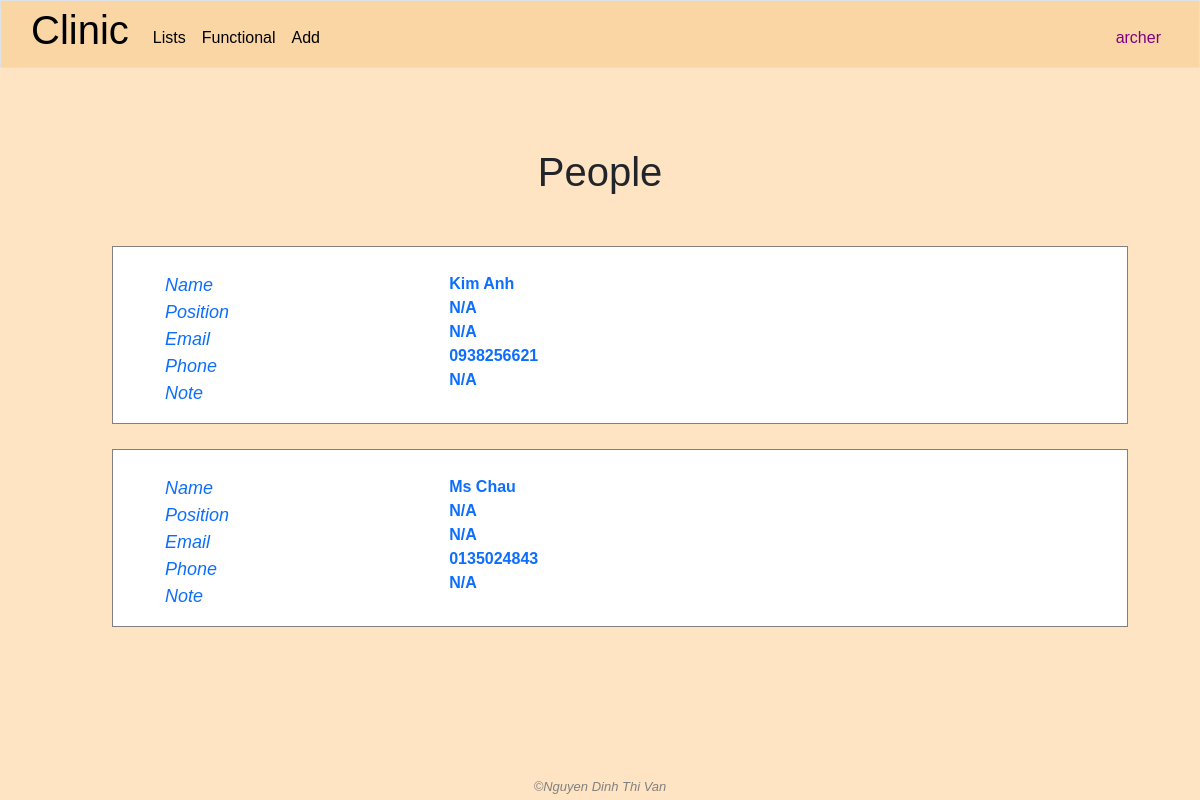
The page /people (signed in) on the database as committed earlier.
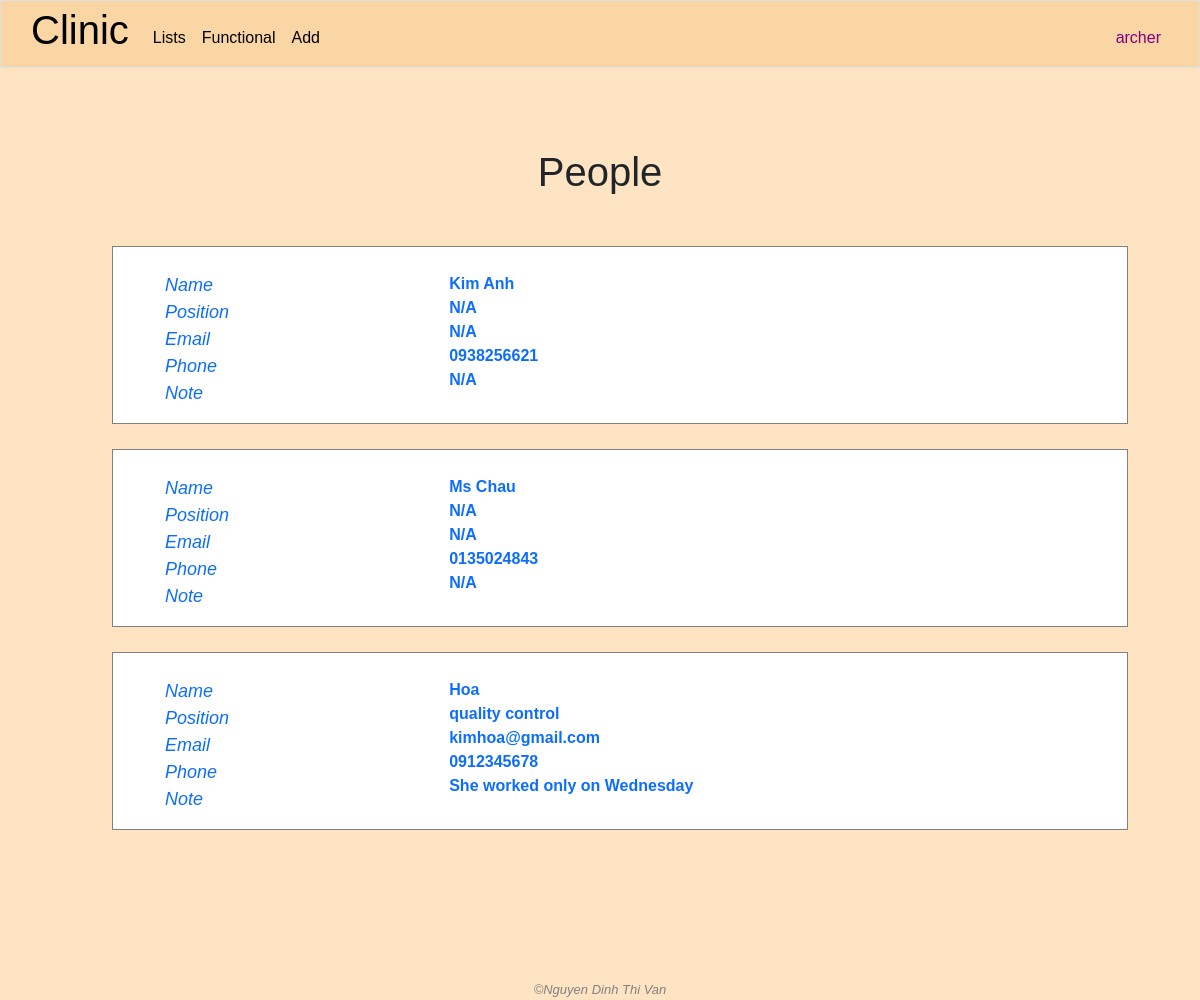
The same page on the database as committed later.
### clinic/models.py (models this page shows, shortened)
class People(models.Model):
    name = models.CharField(max_length=255)
    position = models.TextField(blank=True)
    email = models.CharField(max_length=255)
    phone = models.CharField(max_length=255)
    note = models.TextField(blank=True)
    created_by = models.ForeignKey(User, blank=True, null=True, on_delete=models.CASCADE, related_name='add_people')
    modified_by = models.ForeignKey(User, blank=True, null=True, on_delete=models.CASCADE, related_name='modified_people')

### clinic/views.py (the view)
# urls.py: path('people', views.people, name='people'),
@login_required
def people(request):
    if request.user.management_right_level < 2:
        request.session['nay_message'] = 'You are not allow to enter this part'
        return HttpResponseRedirect(reverse('index'))
    nay_message = request.session.get('nay_message', '')
    yay_message = request.session.get('yay_message', '')
    request.session['nay_message'] = ''
    request.session['yay_message'] = ''
    people = People.objects.all()
    return render(request, "clinic/people.html", {
        "people": people,
        "nay_message": nay_message,
        "yay_message": yay_message
    })

### clinic/templates/clinic/people.html (shortened to what this page needs)
{% extends "clinic/layout.html" %}
{% load static %}
{% block main %}
    <h1 class="text-center">People</h1>
    <div class="container" id="people-container">
        {% for person in people %}
            <a class="person-detail-link" href="{% url 'person_detail' person_id=person.id %}">
                <div class="my-people-info">
                    <div class="field-name">
                        <ul class="no-bullet">
                            <li><i class="i-left">Name</i></li>
                            <li><i class="i-left">Position</i></li>
                            <li><i class="i-left">Email</i></li>
                            <li><i class="i-left">Phone</i></li>
                            <li><i class="i-left">Note</i></li>
                        </ul>
                    </div>
                    <div class="field-value">
                        <ul class="no-bullet">
                            <li><strong>{{ person.name }}</strong></li>
                            <li>
                                <strong>
                                    {% if not person.position %}
                                        N/A
                                    {% else %}
                                        {{ person.position }}
                                    {% endif %}
                                </strong>
                            </li>
                            <li>
                                <strong>
                                    {% if not person.email %}
                                        N/A
                                    {% else %}
                                        {{ person.email }}
                                    {% endif %}
                                </strong>
                            </li>
                            <li>
                                <strong>
                                    {% if not person.phone %}
                                        N/A
                                    {% else %}
                                        {{ person.phone }}
                                    {% endif %}
                                </strong>
                            </li>
                            <li>
                                <strong>
                                    {% if not person.note %}
                                        N/A
                                    {% else %}
                                        {{ person.note }}
                                    {% endif %}
                                </strong>
                            </li>
                        </ul>
                    </div>
                </div>
            </a>
        {% endfor %}
    </div>
{% endblock %}

Rows that differ between the two databases and show on the page:
added People: name "Hoa", position "quality control", email "kimhoa@gmail.com", phone "0912345678", note "She worked only on Wednesday"
